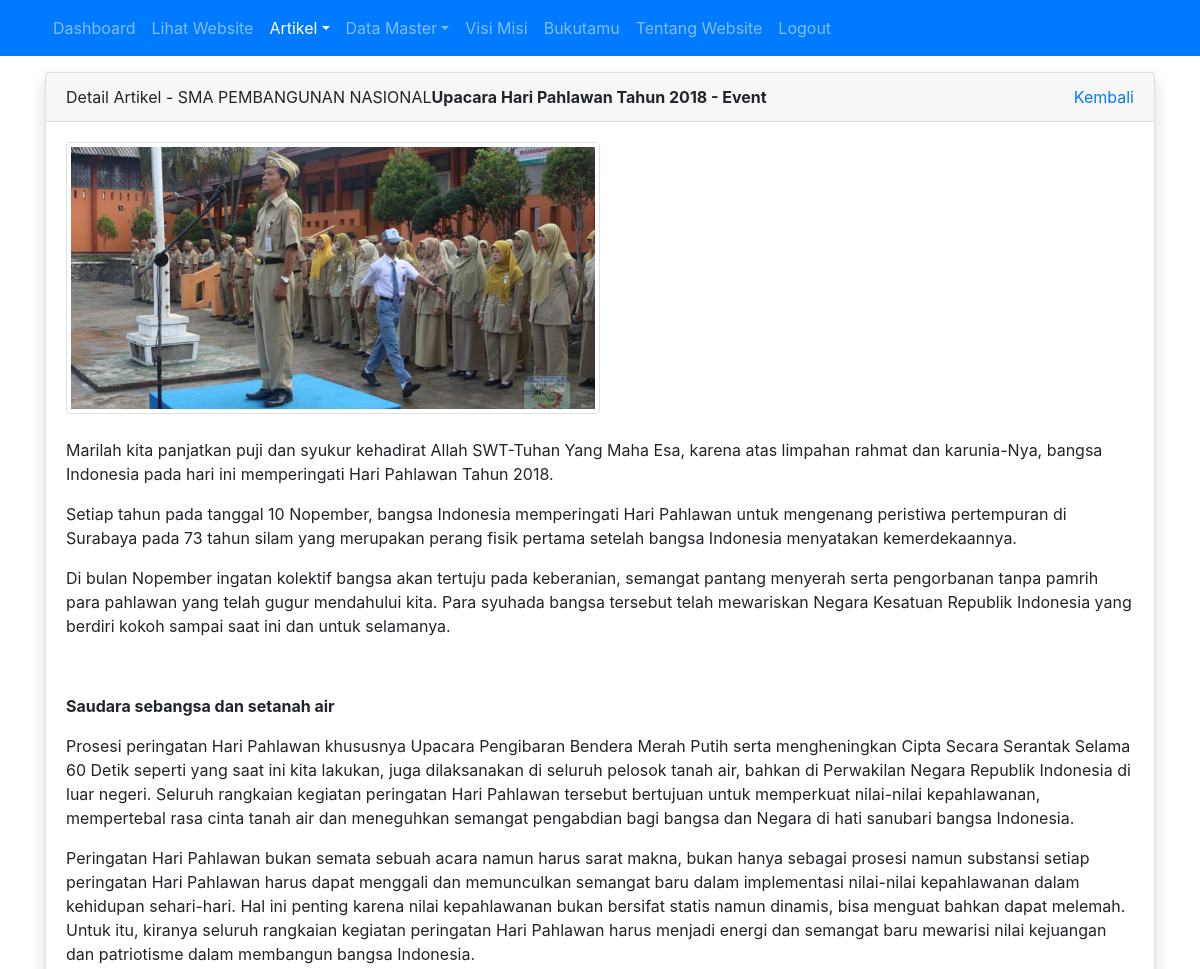
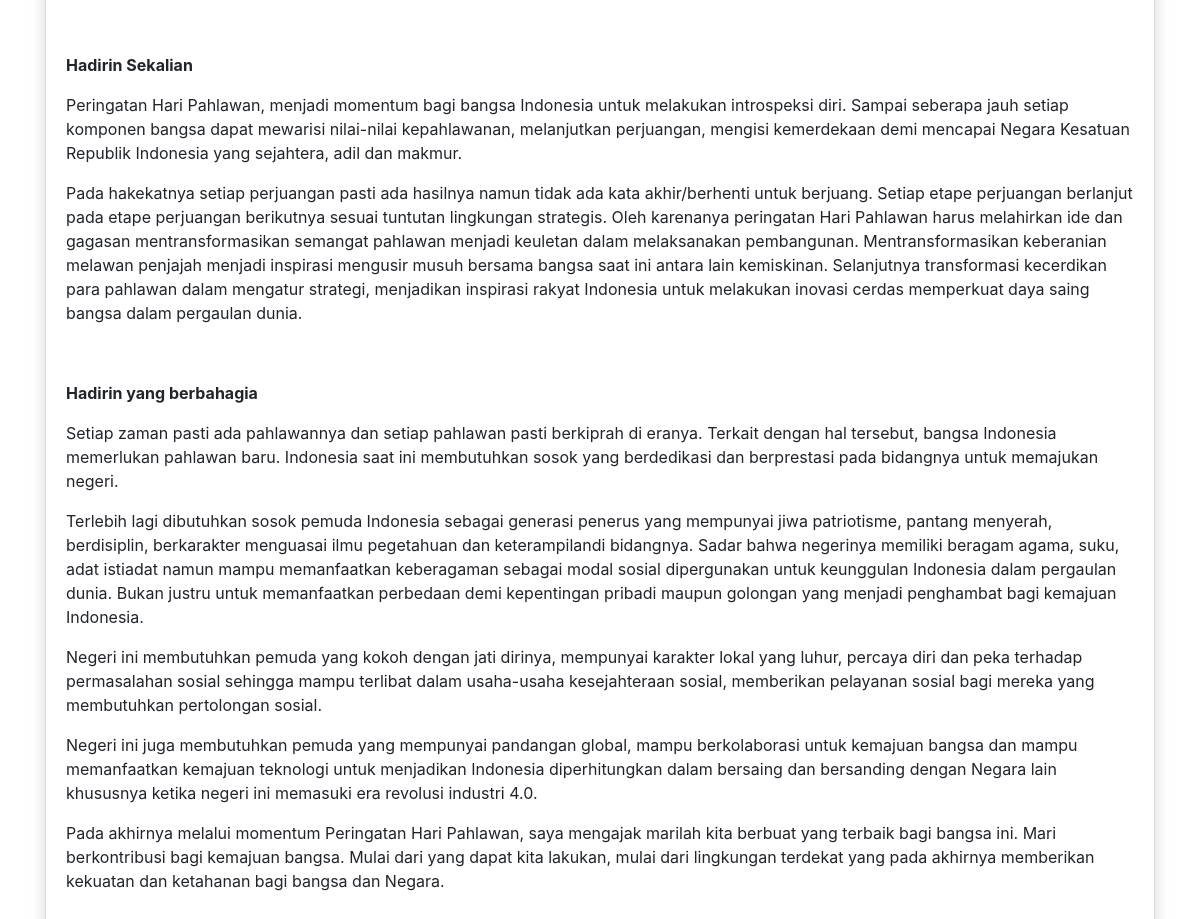
The app's page /admin/artikel/detail.php?id=12 (signed in) with its own data (2 pictures, top to bottom).
### tables this page shows
CREATE TABLE `tbl_artikel` (
  `id` int(11) NOT NULL,
  `judul` varchar(255) DEFAULT NULL,
  `isi` text DEFAULT NULL,
  `tanggal` date DEFAULT NULL,
  `foto` varchar(100) DEFAULT NULL,
  `id_kategori` int(11) DEFAULT NULL
);

CREATE TABLE `tbl_kategori_artikel` (
  `id` int(11) NOT NULL,
  `nama_kategori` varchar(30) DEFAULT NULL
);

### admin/artikel/detail.php (the view, shortened to what this page needs)
<?php
require_once '../../koneksi.php';
$id = $_GET['id'];
$query = mysqli_query($koneksi, "SELECT tbl_artikel.*, tbl_kategori_artikel.nama_kategori FROM tbl_artikel INNER JOIN tbl_kategori_artikel ON tbl_artikel.id_kategori = tbl_kategori_artikel.id WHERE tbl_artikel.id = $id");
$row = mysqli_fetch_assoc($query);
?>
<!DOCTYPE html>
<html>
<head>
	<link rel="stylesheet" href="../../resources/datatables/datatables.min.css">
	<link rel="stylesheet" href="../../resources/css/bootstrap.min.css">
</head>
<body>
	<?php require_once '../navbar.php'; ?>
	<div class="container mt-3">
		<div class="row">
			<div class="col">
				<div class="card shadow">
					<div class="card-header">
						<div class="clearfix">
							<div class="float-left">
								Detail Artikel - SMA PEMBANGUNAN NASIONAL<strong><?= $row['judul'] ?> - <?= $row['nama_kategori'] ?></strong>
							</div>
							<div class="float-right">
								<a href="index.php">Kembali</a>
							</div>
						</div>
					</div>
					<div class="card-body">
						<img src="../../images/artikel/<?= $row['foto'] ?>" alt="<?= $row['judul'] ?>" width="50%" class="img-thumbnail"><br><br>
						<?= $row['isi'] ?>
					</div>
				</div>
			</div>
		</div>
	</div>
</body>
</html>

### records on screen
tbl_artikel: judul "Upacara Hari Pahlawan Tahun 2018", id_kategori.nama_kategori "Event", foto (picture), isi "Marilah kita panjatkan puji dan syukur kehadirat Allah SWT-Tuhan Yang Maha Esa, karena atas limpahan rahmat dan karunia-Nya, bangsa Indonesia pada hari ini memperingati Hari Pahlawan Tahun 2018. Setiap tahun pada tanggal 10 Nopember, bangsa Indonesia memperingati Hari Pahlawan untuk mengenang peristiwa pertempuran di Surabaya pada 73 tahun silam yang merupakan perang fisik pertama setelah bangsa Indonesia menyatakan kemerdekaannya. Di bulan Nopember ingatan kolektif bangsa akan tertuju pada keberanian, semangat pantang menyerah serta pengorbanan tanpa pamrih para pahlawan yang telah gugur mendahului kita. Para syuhada bangsa tersebut telah mewariskan Negara Kesatuan Republik Indonesia yang…"
